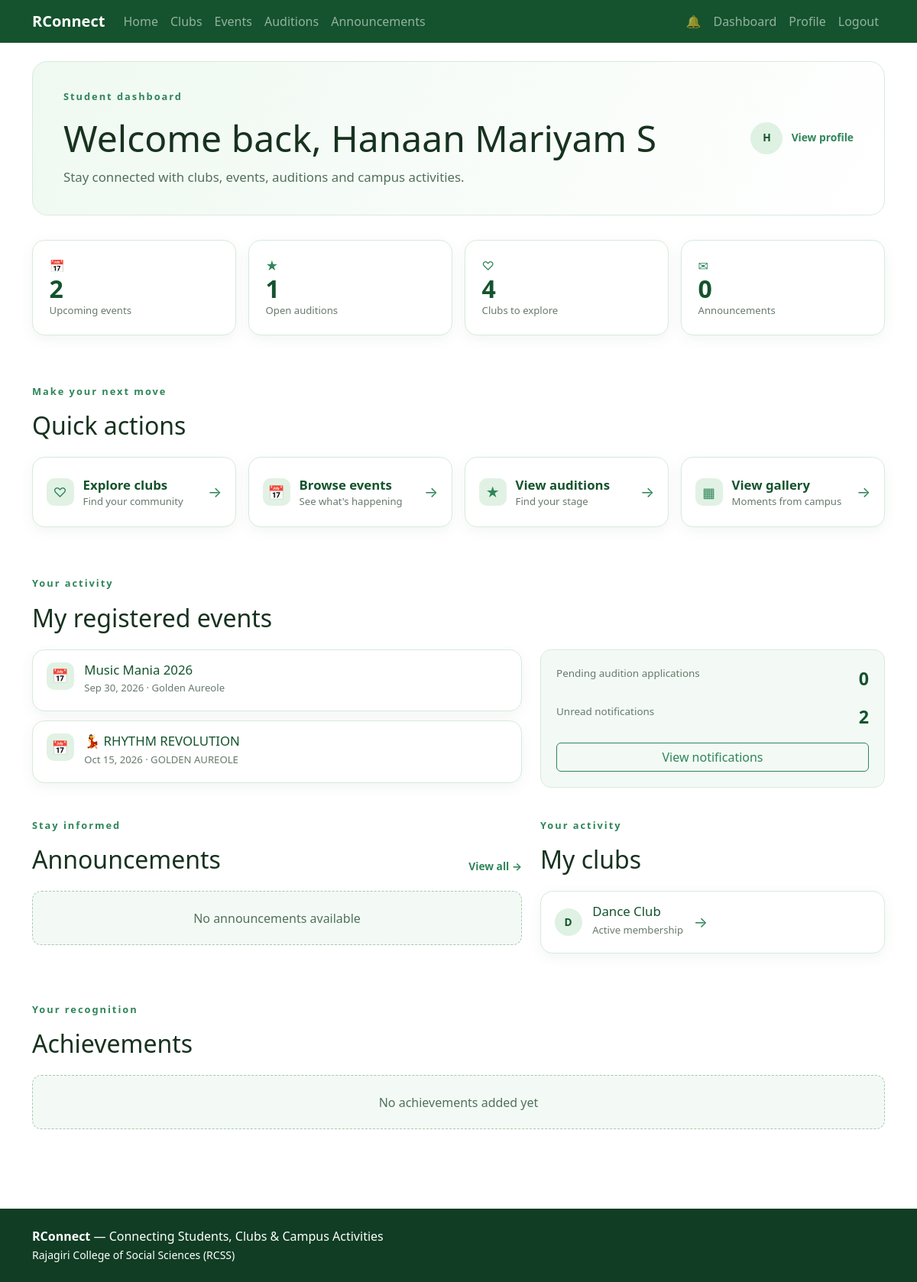
The page /dashboard/student/ (signed in) on the database its author committed.
### accounts/models.py (models this page shows, shortened)
class User(AbstractUser):
    class Roles(models.TextChoices):
        STUDENT = "STUDENT", "Student"
        CLUB_ADMIN = "CLUB_ADMIN", "Club Admin"
        UNION_ADMIN = "UNION_ADMIN", "Union Admin"
        SUPER_ADMIN = "SUPER_ADMIN", "Super Admin"
    email = models.EmailField(unique=True)
    role = models.CharField(max_length=20, choices=Roles.choices, default=Roles.STUDENT)
    student_id = models.CharField(max_length=50, unique=True, null=True, blank=True)
    phone = models.CharField(max_length=20, blank=True)
    course = models.CharField(max_length=100, blank=True)
    department = models.CharField(max_length=100, blank=True)
    year = models.PositiveIntegerField(null=True, blank=True)
    semester = models.PositiveIntegerField(null=True, blank=True)
    profile_photo = models.ImageField(upload_to="profiles/", blank=True, null=True)

### events/models.py (models this page shows, shortened)
class EventRegistration(models.Model):
    class Status(models.TextChoices):
        PENDING="PENDING","Pending"; APPROVED="APPROVED","Approved"; REJECTED="REJECTED","Rejected"
    student = models.ForeignKey(settings.AUTH_USER_MODEL, on_delete=models.CASCADE, related_name="event_registrations")
    event = models.ForeignKey(Event, on_delete=models.CASCADE, related_name="registrations")
    registered_at = models.DateTimeField(auto_now_add=True)
    status = models.CharField(max_length=10, choices=Status.choices, default=Status.PENDING)
    reviewed_at = models.DateTimeField(null=True, blank=True)
    reviewed_by = models.ForeignKey(settings.AUTH_USER_MODEL, on_delete=models.SET_NULL, null=True, blank=True, related_name="reviewed_event_registrations")
    class Meta:
        constraints = [models.UniqueConstraint(fields=["student","event"], name="unique_event_registration")]

class Event(models.Model):
    class Types(models.TextChoices):
        WORKSHOP="WORKSHOP","Workshop"; SEMINAR="SEMINAR","Seminar"; COMPETITION="COMPETITION","Competition"
        CULTURAL="CULTURAL","Cultural Event"; IT="IT","IT Event"; SPORTS="SPORTS","Sports Event"; OTHER="OTHER","Other"
    class Status(models.TextChoices):
        UPCOMING="UPCOMING","Upcoming"; ONGOING="ONGOING","Ongoing"; COMPLETED="COMPLETED","Completed"; CANCELLED="CANCELLED","Cancelled"
    event_name = models.CharField(max_length=200)
    description = models.TextField()
    organizer = models.CharField(max_length=200)
    club = models.ForeignKey(Club, on_delete=models.CASCADE, null=True, blank=True, related_name="events")
    union = models.ForeignKey(CollegeUnion, on_delete=models.CASCADE, null=True, blank=True, related_name="events")
    date = models.DateField()
    start_time = models.TimeField()
    end_time = models.TimeField()
    venue = models.CharField(max_length=200)
    registration_deadline = models.DateTimeField()
    poster = models.ImageField(upload_to="events/", blank=True, null=True)
    event_type = models.CharField(max_length=20, choices=Types.choices, default=Types.OTHER)
    status = models.CharField(max_length=20, choices=Status.choices, default=Status.UPCOMING)
    created_at = models.DateTimeField(auto_now_add=True)

### clubs/models.py (models this page shows, shortened)
class ClubMembership(models.Model):
    class Status(models.TextChoices):
        ACTIVE = "ACTIVE", "Active"
        INACTIVE = "INACTIVE", "Inactive"
    student = models.ForeignKey(settings.AUTH_USER_MODEL, on_delete=models.CASCADE, related_name="club_memberships")
    club = models.ForeignKey(Club, on_delete=models.CASCADE, related_name="memberships")
    joined_date = models.DateField(auto_now_add=True)
    status = models.CharField(max_length=10, choices=Status.choices, default=Status.ACTIVE)
    created_at = models.DateTimeField(auto_now_add=True)
    class Meta:
        constraints = [models.UniqueConstraint(fields=["student", "club"], name="unique_club_membership")]

class Club(models.Model):
    name = models.CharField(max_length=100, unique=True)
    description = models.TextField(blank=True)
    cover_image = models.ImageField(upload_to="clubs/", blank=True, null=True)
    assigned_admin = models.OneToOneField(settings.AUTH_USER_MODEL, on_delete=models.SET_NULL, null=True, blank=True, related_name="managed_club")
    contact_email = models.EmailField(blank=True)
    contact_phone = models.CharField(max_length=20, blank=True)
    meeting_day = models.CharField(max_length=30, blank=True)
    meeting_time = models.TimeField(null=True, blank=True)
    created_at = models.DateTimeField(auto_now_add=True)

### core/views.py (the view)
# urls.py: path("dashboard/student/",views.student_dashboard,name="student_dashboard"),
@login_required
def student_dashboard(request):
    memberships=request.user.club_memberships.select_related("club").filter(status="ACTIVE")
    upcoming_events=Event.objects.filter(status="UPCOMING").select_related("club", "union").order_by("date", "start_time")
    open_auditions=Audition.objects.filter(status="OPEN").select_related("club").order_by("date", "time")
    announcements_qs=Announcement.objects.filter(is_active=True).order_by("-created_at")
    return render(request,"dashboards/student.html",{
        "memberships":memberships,
        "pending_auditions":AuditionApplication.objects.filter(student=request.user,status="PENDING").count(),
        "registered_events":request.user.event_registrations.filter(status="APPROVED").select_related("event").order_by("event__date")[:5],
        "unread_notifications":request.user.notifications.filter(is_read=False).count(),
        "announcements":announcements_qs[:5],
        "achievements":request.user.achievements.order_by("-date")[:5],
        "upcoming_events":upcoming_events[:4], "upcoming_events_count":upcoming_events.count(),
        "open_auditions":open_auditions[:4], "open_auditions_count":open_auditions.count(),
        "club_count":Club.objects.count(), "announcement_count":announcements_qs.count(),
        "clubs":Club.objects.all().order_by("name")[:4],
    })

### core/context_processors.py (called while the page is built)
def notifications(request):
    if not request.user.is_authenticated:
        return {"unread_notification_count": 0}
    return {"unread_notification_count": request.user.notifications.filter(is_read=False).count()}

### templates/dashboards/student.html
{% extends "base.html" %}{% block title %}Student Dashboard{% endblock %}{% block content %}<div class="student-dashboard">
<section class="dashboard-welcome"><div><p class="eyebrow">Student dashboard</p><h1>Welcome back, {{ user.first_name|default:user.username }}</h1><p>Stay connected with clubs, events, auditions and campus activities.</p></div><a class="dashboard-profile-link" href="{% url 'accounts:profile' %}"><span class="dashboard-avatar">{{ user.first_name|default:user.username|first|upper }}</span><span>View profile</span></a></section>
<section class="dashboard-stats"><div class="dashboard-stat-card"><span class="dashboard-stat-icon">&#128197;</span><strong>{{ upcoming_events_count }}</strong><span>Upcoming events</span></div><div class="dashboard-stat-card"><span class="dashboard-stat-icon">&#9733;</span><strong>{{ open_auditions_count }}</strong><span>Open auditions</span></div><div class="dashboard-stat-card"><span class="dashboard-stat-icon">&#9825;</span><strong>{{ club_count }}</strong><span>Clubs to explore</span></div><div class="dashboard-stat-card"><span class="dashboard-stat-icon">&#9993;</span><strong>{{ announcement_count }}</strong><span>Announcements</span></div></section>
<section class="dashboard-section"><div class="dashboard-section-heading"><div><p class="eyebrow">Make your next move</p><h2>Quick actions</h2></div></div><div class="quick-action-grid"><a class="quick-action-card" href="{% url 'clubs:list' %}"><span class="quick-action-icon">&#9825;</span><span><strong>Explore clubs</strong><small>Find your community</small></span><span class="quick-action-arrow">&#8594;</span></a><a class="quick-action-card" href="{% url 'events:list' %}"><span class="quick-action-icon">&#128197;</span><span><strong>Browse events</strong><small>See what's happening</small></span><span class="quick-action-arrow">&#8594;</span></a><a class="quick-action-card" href="{% url 'auditions:list' %}"><span class="quick-action-icon">&#9733;</span><span><strong>View auditions</strong><small>Find your stage</small></span><span class="quick-action-arrow">&#8594;</span></a><a class="quick-action-card" href="{% url 'core:home' %}#gallery"><span class="quick-action-icon">&#9638;</span><span><strong>View gallery</strong><small>Moments from campus</small></span><span class="quick-action-arrow">&#8594;</span></a></div></section>
<section class="dashboard-section"><div class="dashboard-section-heading"><div><p class="eyebrow">Your activity</p><h2>My registered events</h2></div></div><div class="row g-4"><div class="col-lg-7"><div class="dashboard-list">{% for registration in registered_events %}<article class="dashboard-list-item"><span class="dashboard-list-icon">&#128197;</span><div><h3>{{ registration.event.event_name }}</h3><p>{{ registration.event.date|date:"M d, Y" }} · {{ registration.event.venue }}</p></div></article>{% empty %}<div class="dashboard-empty">No approved event registrations yet</div>{% endfor %}</div></div><div class="col-lg-5"><div class="dashboard-activity-summary"><div><span>Pending audition applications</span><strong>{{ pending_auditions }}</strong></div><div><span>Unread notifications</span><strong>{{ unread_notifications }}</strong></div><a href="{% url 'core:notifications' %}" class="btn btn-outline-success">View notifications</a></div></div></div></section>
<div class="row g-4 dashboard-lower-grid"><section class="col-lg-7 dashboard-section"><div class="dashboard-section-heading"><div><p class="eyebrow">Stay informed</p><h2>Announcements</h2></div><a href="{% url 'core:announcements' %}" class="dashboard-section-link">View all &#8594;</a></div><div class="dashboard-list">{% for announcement in announcements %}<article class="dashboard-list-item"><span class="dashboard-list-icon">&#9993;</span><div><h3>{{ announcement.title }}</h3><p>{{ announcement.content|truncatewords:24 }}</p><small>{{ announcement.created_at|date:"M d, Y" }}</small></div></article>{% empty %}<div class="dashboard-empty">No announcements available</div>{% endfor %}</div></section><section class="col-lg-5 dashboard-section"><div class="dashboard-section-heading"><div><p class="eyebrow">Your activity</p><h2>My clubs</h2></div></div><div class="dashboard-list">{% for membership in memberships %}<a class="dashboard-list-item dashboard-list-link" href="{% url 'clubs:detail' membership.club.pk %}"><span class="dashboard-club-mark">{{ membership.club.name|first }}</span><div><h3>{{ membership.club.name }}</h3><p>Active membership</p></div><span class="quick-action-arrow">&#8594;</span></a>{% empty %}<div class="dashboard-empty">You have not joined any clubs yet</div>{% endfor %}</div></section></div>
<section class="dashboard-section"><div class="dashboard-section-heading"><div><p class="eyebrow">Your recognition</p><h2>Achievements</h2></div></div><div class="dashboard-list">{% for achievement in achievements %}<article class="dashboard-list-item"><span class="dashboard-list-icon">&#9733;</span><div><h3>{{ achievement.title }}</h3><p>{{ achievement.description|truncatewords:25 }}</p><small>{{ achievement.date|date:"M d, Y" }}</small></div></article>{% empty %}<div class="dashboard-empty">No achievements added yet</div>{% endfor %}</div></section></div>
{% endblock %}

### static/css/style.css (style rules this page uses)
:root { --green:#14532d;--green2:#2f855a;--light:#f3faf5 }
body { background:#fff;color:#17321f;font-family:system-ui,-apple-system,Segoe UI,Roboto,sans-serif }
.eyebrow { letter-spacing:2px;font-size:.8rem;color:var(--green2);font-weight:700 }
.btn-outline-success { color:var(--green2);border-color:var(--green2) }
.student-dashboard { padding-bottom:1rem }
.dashboard-welcome { display:flex;align-items:center;justify-content:space-between;gap:2rem;margin-bottom:2rem;padding:2.25rem 2.5rem;border:1px solid #d8eadb;border-radius:20px;background:linear-gradient(120deg,#eff9f1,#fff) }
.dashboard-welcome h1 { margin:.25rem 0 .6rem;font-size:clamp(2rem,4vw,3.2rem) }
.dashboard-welcome p:last-child { margin:0;color:#52705c;font-size:1.05rem }
.dashboard-profile-link { display:flex;align-items:center;gap:.7rem;color:var(--green2);font-size:.86rem;font-weight:700;text-decoration:none;white-space:nowrap }
.dashboard-avatar,.dashboard-club-mark { display:grid;place-items:center;width:42px;height:42px;border-radius:50%;background:#dff1e2;color:var(--green);font-weight:800 }
.dashboard-stats,.quick-action-grid { display:grid;grid-template-columns:repeat(4,1fr);gap:1rem }
.dashboard-stats { margin-bottom:3rem }
.dashboard-stat-card,.quick-action-card,.dashboard-list-item { border:1px solid #d8eadb;border-radius:16px;background:#fff;box-shadow:0 5px 18px rgba(20,83,45,.06) }
.dashboard-stat-card { display:flex;flex-direction:column;padding:1.35rem;transition:transform .2s ease,box-shadow .2s ease }
.dashboard-stat-icon,.quick-action-icon,.dashboard-list-icon { color:var(--green2) }
.dashboard-stat-card strong { color:var(--green);font-size:2rem;line-height:1.15 }
.dashboard-stat-card>span:last-child,.quick-action-card small,.dashboard-meta { color:#68796d;font-size:.82rem }
.dashboard-section { margin-top:4rem }
.dashboard-section-heading { display:flex;align-items:end;justify-content:space-between;gap:1rem;margin-bottom:1.35rem }
.dashboard-section-heading h2 { margin:0 }
.dashboard-section-link { color:var(--green2);font-size:.86rem;font-weight:700;text-decoration:none;white-space:nowrap }
.quick-action-card { display:grid;grid-template-columns:auto 1fr auto;align-items:center;gap:.75rem;min-height:92px;padding:1rem 1.1rem;color:#17321f;text-decoration:none;transition:transform .2s ease,box-shadow .2s ease,border-color .2s ease }
.quick-action-icon,.dashboard-list-icon { display:grid;place-items:center;width:36px;height:36px;border-radius:10px;background:#e1f2e4;font-size:1.1rem }
.quick-action-card strong,.quick-action-card small { display:block }
.quick-action-card strong,.dashboard-content-card h3,.dashboard-club-card h3,.dashboard-list-item h3 { color:var(--green);font-size:1.05rem }
.quick-action-arrow { color:var(--green2);font-size:1.2rem }
.dashboard-empty { padding:1.4rem;border:1px dashed #a7c9ae;border-radius:12px;background:#f3faf5;color:#52705c;text-align:center }
.dashboard-lower-grid { align-items:start }
.dashboard-list { display:grid;gap:.75rem }
.dashboard-list-item { display:flex;align-items:flex-start;gap:.85rem;padding:1rem 1.1rem }
.dashboard-list-link { align-items:center;color:inherit;text-decoration:none;transition:transform .2s ease,box-shadow .2s ease }
.dashboard-list-item h3 { margin:0 }
.dashboard-list-item p { margin:.25rem 0;color:#68796d;font-size:.82rem }
.dashboard-list-icon { flex:0 0 auto }
.dashboard-club-mark { width:36px;height:36px;flex:0 0 auto;font-size:.85rem }
.dashboard-activity-summary { display:grid;gap:1rem;padding:1.25rem;border:1px solid #d8eadb;border-radius:14px;background:#f3faf5 }
.dashboard-activity-summary div { display:flex;justify-content:space-between;gap:1rem;color:#68796d;font-size:.84rem }
.dashboard-activity-summary strong { color:var(--green);font-size:1.45rem }

### rows shown on the page
User: first_name "Hanaan Mariyam S", first_name|first "H"
EventRegistration: event.event_name "Music Mania 2026", event "Sep 30, 2026", event.venue "Golden Aureole"
EventRegistration: event.event_name "💃 RHYTHM REVOLUTION", event "Oct 15, 2026", event.venue "GOLDEN AUREOLE"
ClubMembership: club.name|first "D", club.name "Dance Club"

### other values the page prints
{{ upcoming_events_count }} "2"
{{ open_auditions_count }} "1"
{{ club_count }} "4"
{{ announcement_count }} "0"
{{ pending_auditions }} "0"
{{ unread_notifications }} "2"
